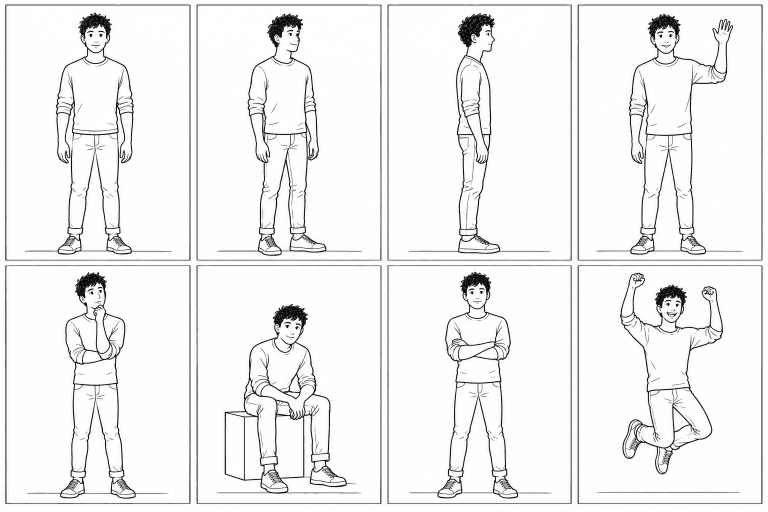
#> input picture video-pipeline/library/poses/source/batch-0-sheet.png, 1536 x 1024 px (shown at 1/2 size); its folder holds only this picture in this run
$ python pose-cut.py ../library/poses/source/batch-0-sheet.png
#> lines starting #> are read from the running program, lines starting #| are printed output that depends on the picture; after the words box and inside, x2 and y2 are one past the last pixel; in counts of white or black regions, pixels touching at a corner belong together
#!/usr/bin/env python3
"""Cut a generated sheet of boxed poses (a grid, usually 4 x 2) into the pose library.

    python3 scripts/pose-cut.py library/poses/source/batch-1-talking.png explain point-board count-fingers ...
    python3 scripts/pose-cut.py --seated library/poses/source/batch-6-desk.png desk-type desk-type-b ...

Names are given in reading order (left to right, top row first); `-` skips a panel. Each pose becomes
remotion/public/poses/<name>.png: ink on a transparent ground (and poses/solid/<name>.png, filled with white paper), the panel's floor line removed, cropped to the figure
with a margin, and scaled so a standing figure is STAND_H px tall whatever size the batch drew him at, so poses from
different sheets cut together without the character changing size. The feet position goes in
library/poses/manifest.json with the name, so a cut from one pose to the next keeps him on the same spot.
"""
import json
import os
import sys

import numpy as np
from PIL import Image

ROOT = os.path.join(os.path.dirname(__file__), "..")
OUT = os.path.join(ROOT, "remotion", "public", "poses")
MANIFEST = os.path.join(ROOT, "library", "poses", "manifest.json")
STAND_H = 800  # a standing figure, head to toe, in the saved pose
SEATED = 0.76  # a seated figure's head above the floor, as a share of his standing height (1.33 m of 1.75 m)


def runs(mask: np.ndarray) -> list[tuple[int, int]]:
    out: list[tuple[int, int]] = []
    for i in np.nonzero(mask)[0]:
        if out and i <= out[-1][1] + 2:
            out[-1] = (out[-1][0], int(i))
        else:
            out.append((int(i), int(i)))
    return out


def grid(a: np.ndarray) -> list[tuple[int, int, int, int]]:
    """the panels of a boxed grid, row by row: rows split at the white band across the middle(s), then each row's
    panels found between its vertical frame lines and the white gaps that separate neighbouring boxes"""
    dark = a < 140
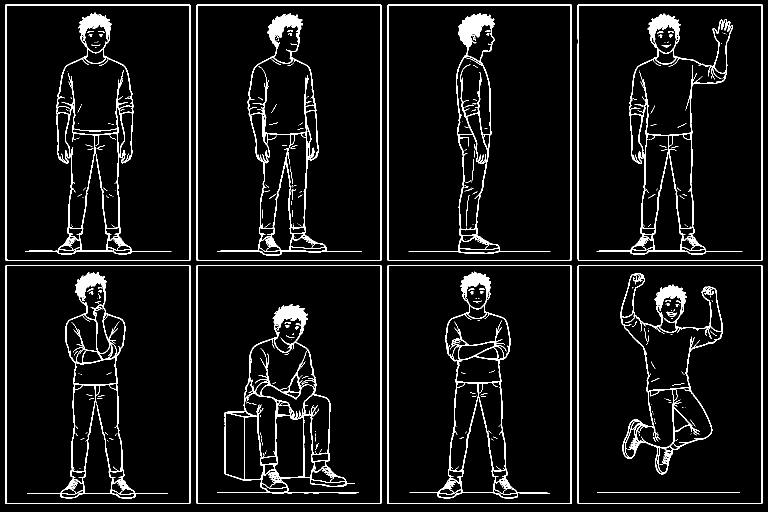
#> dark: shape (1024, 1536) bool (shown at 1/2 size); 5.9% white in thin lines or dots
    h, w = a.shape
#> h = 1024; w = 1536
    # rows of panels: separated by bands where almost nothing is drawn
    empty = dark.mean(axis=1) < 0.002
    bands = [(y0, y1) for y0, y1 in runs(empty) if y1 - y0 >= 3 and h * 0.15 < (y0 + y1) / 2 < h * 0.85]
#> the loop in runs, `for i in np.nonzero(mask)[0]:` made 35 passes
#> i on passes 10 to 21: 521, 522, 523, 524, 525, 526, 527, 528, 529, 530, 1008, 1009
#> after the loop in runs, `for i in np.nonzero(mask)[0]:`: out = [(0, 8), (521, 530), (1008, 1023)]
#> bands = [(521, 530)]
    edges = [0] + [(y0 + y1) // 2 for y0, y1 in bands] + [h]
#> edges = [0, 525, 1024]
    boxes = []
    for r0, r1 in zip(edges, edges[1:]):
        part = dark[r0:r1]
        lines = runs(part.mean(axis=1) > 0.3)
        if len(lines) < 2:
            continue
        top, bot = r0 + lines[0][1] + 1, r0 + lines[-1][0] - 1
        band = dark[top + 5:bot - 5]
        colfrac = band.mean(axis=0)
        border, white = colfrac > 0.6, colfrac < 0.01
        xs = border.nonzero()[0]
        left, right = int(xs[0]), int(xs[-1])
        cuts, x = [left], left + 1
        while x < right:
            if white[x]:
                g0 = x
                while x < right and white[x]:
                    x += 1
                if 4 <= x - g0 <= 60 and border[max(0, g0 - 4):g0].any() and border[x:x + 4].any():
                    cuts.extend([g0 - 1, x])
            x += 1
        cuts.append(right)
        for i in range(0, len(cuts) - 1, 2):
            x0, x1 = cuts[i], cuts[i + 1]
            while x0 < x1 and border[x0]:
                x0 += 1
            while x1 > x0 and border[x1]:
                x1 -= 1
            boxes.append((x0 + 3, top + 3, x1 - 2, bot - 2))
#> this loop made 2 passes
#> (r0, r1, lines, top, bot, left, right) on passes 1 to 2: (0, 525, [(9, 10), (501, 502), (520, 520)], 11, 519, 11, 1524), (525, 1024, [(6, 6), (460, 460), (481, 482)], 532, 1005, 11, 1524)
#> pass 1, in grid, `part = dark[r0:r1]`:
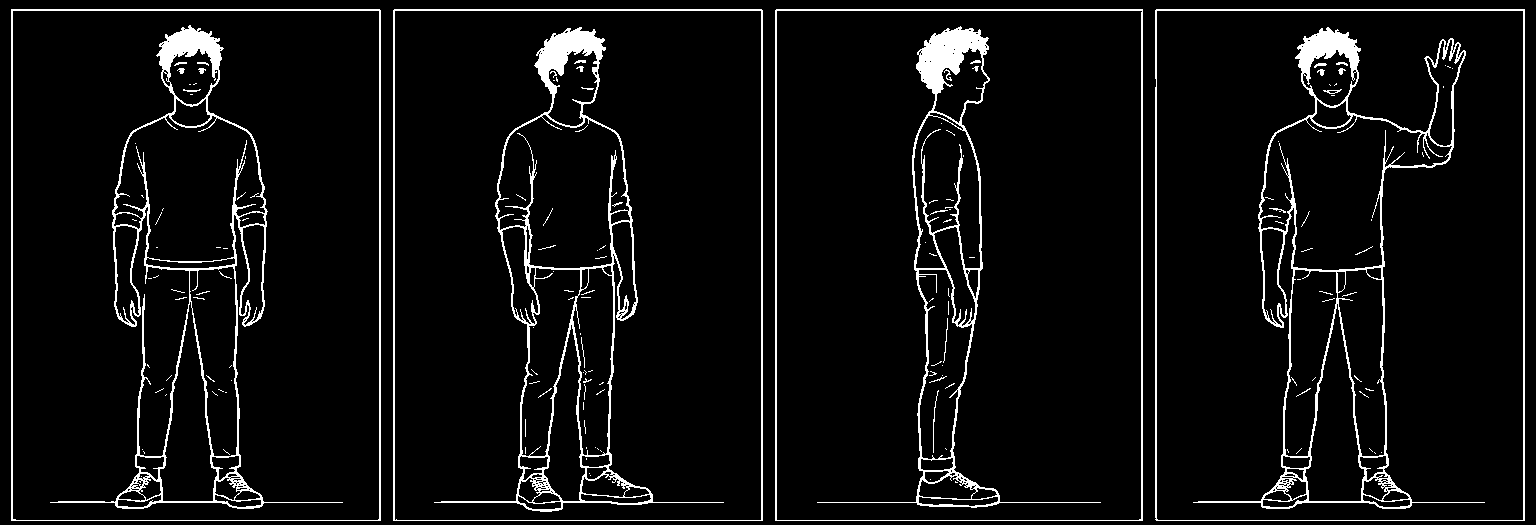
#> part: shape (525, 1536) bool; 5.8% white; 157 white regions (123 under 20 px), largest, box (x1, y1, x2, y2) and area: (1193, 27, 1485, 509) 8574, (50, 25, 343, 509) 8478, (434, 27, 724, 512) 8455
#> pass 1, in grid, `band = dark[top + 5:bot - 5]`:
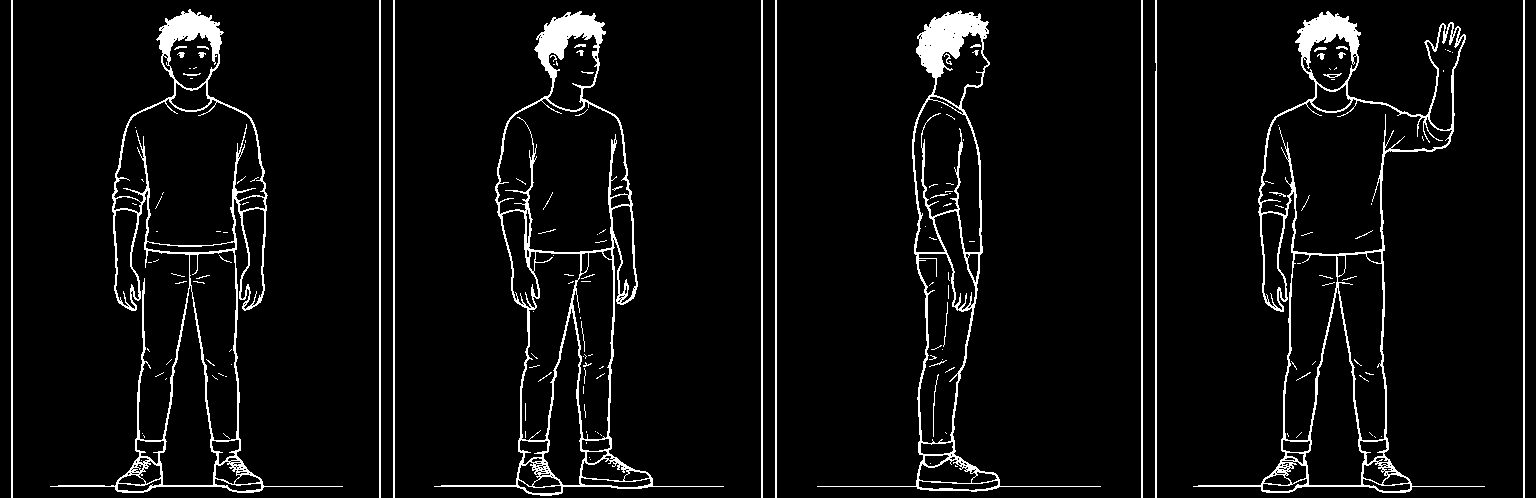
#> band: shape (498, 1536) bool; 5.5% white; 161 white regions (123 under 20 px), largest, box (x1, y1, x2, y2) and area: (1193, 11, 1485, 493) 8574, (50, 9, 343, 493) 8478, (434, 11, 724, 496) 8455
#> pass 2, in grid, `part = dark[r0:r1]`:
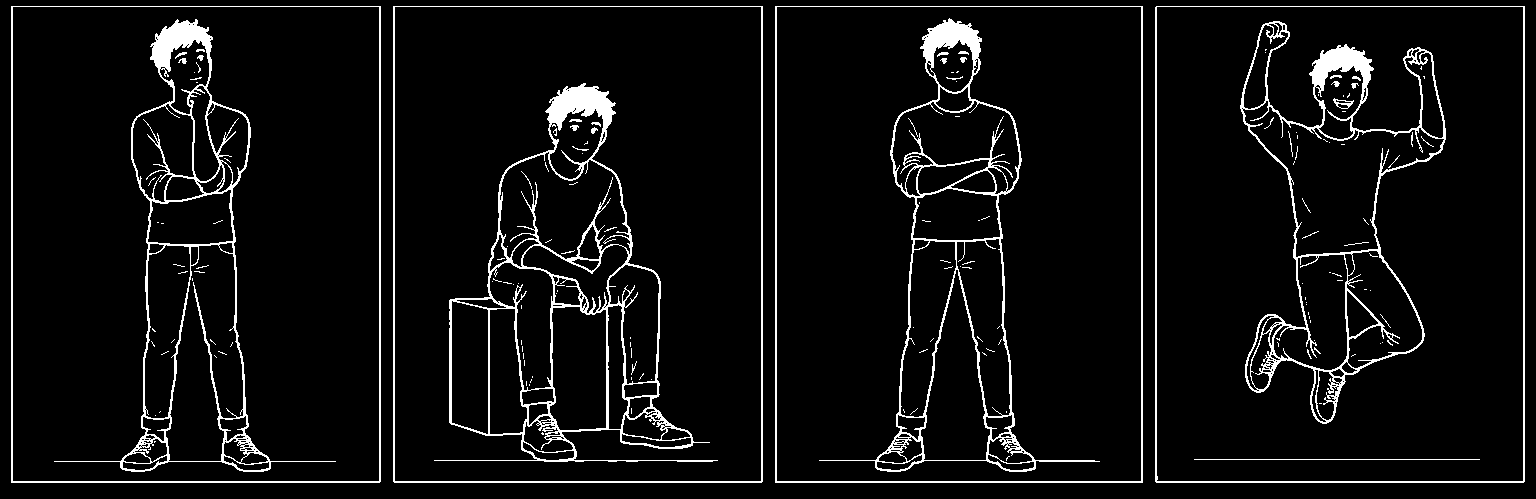
#> part: shape (499, 1536) bool; 5.9% white in thin lines or dots
#> pass 2, in grid, `band = dark[top + 5:bot - 5]`:
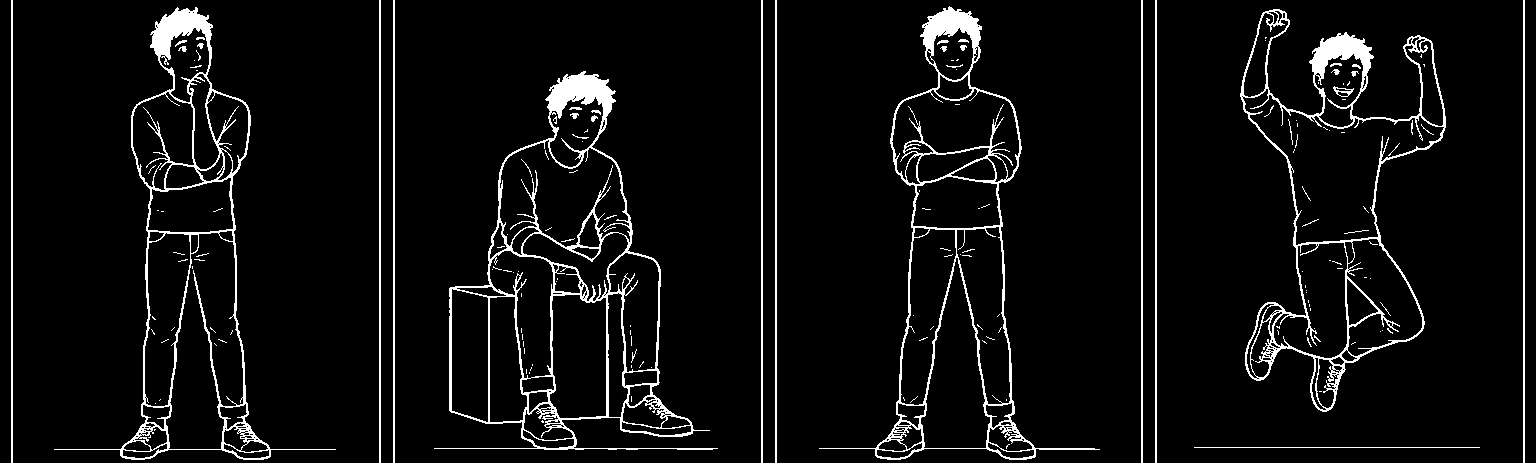
#> band: shape (463, 1536) bool; 5.8% white in thin lines or dots
#> after the loop, boxes = [(16, 14, 376, 517), (398, 14, 758, 517), (780, 14, 1138, 517), (1160, 14, 1520, 517), (16, 535, 376, 1003), (398, 535, 758, 1003), (780, 535, 1138, 1003), (1160, 535, 1520, 1003)]
    return boxes


# [47 lines left out: functions cut_panel, solid, ink, not called in this run]


def main(argv: list[str]) -> None:
    # --seated: a batch with nobody standing (at a desk, on a sofa) is sized by the seated head height instead
    seated = "--seated" in argv
    argv = [x for x in argv if x != "--seated"]
    sheet, names = argv[0], argv[1:]
    src = Image.open(sheet).convert("L")
    a = np.array(src)
    boxes = grid(a)
    if len(boxes) != len(names):
#> (the run stopped early here; a loop or call above may not have finished)

$ run again, on video-pipeline/library/poses/source/batch-1-talking.png
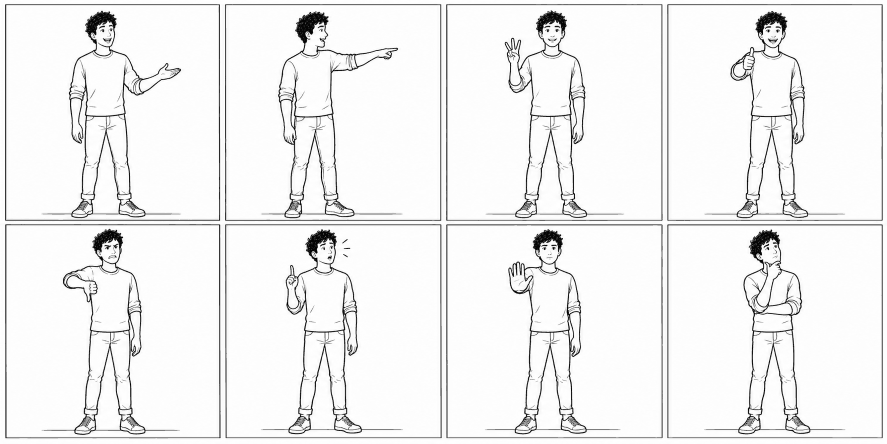
#> input picture video-pipeline/library/poses/source/batch-1-talking.png, 1774 x 887 px, found by its file name (shown at 1/2 size)
#> in grid, `dark = a < 140`:
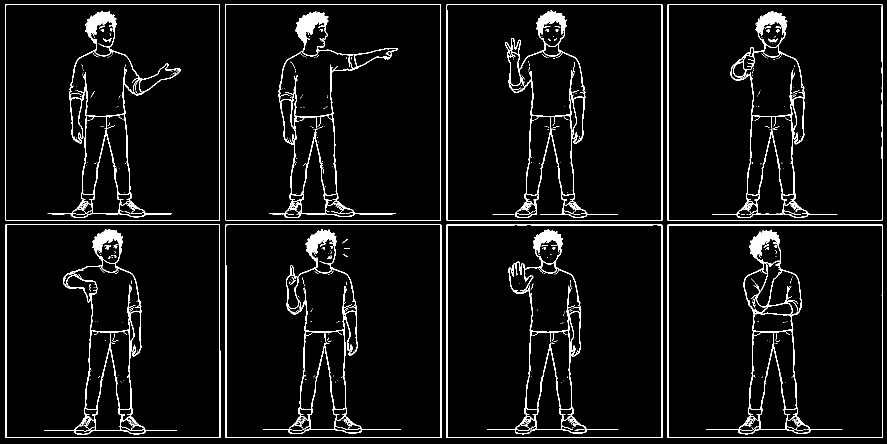
#> dark: shape (887, 1774) bool (shown at 1/2 size); 4.7% white in thin lines or dots
#> the loop in runs, `for i in np.nonzero(mask)[0]:` made 28 passes
#> i on passes 10 to 17: 441, 442, 443, 444, 445, 446, 447, 448
#> after the loop in runs, `for i in np.nonzero(mask)[0]:`: out = [(0, 8), (441, 448), (876, 886)]
#> bands = [(441, 448)]
#> edges = [0, 444, 887]
#> the loop in grid, `for r0, r1 in zip(edges, edges[1:]):` made 2 passes
#> (r0, r1, lines, top, bot, left, right) on passes 1 to 2: (0, 444, [(9, 9), (428, 428), (440, 440)], 10, 439, 10, 1764), (444, 887, [(5, 6), (415, 415), (431, 431)], 451, 874, 11, 1764)
#> pass 2, in grid, `band = dark[top + 5:bot - 5]`:
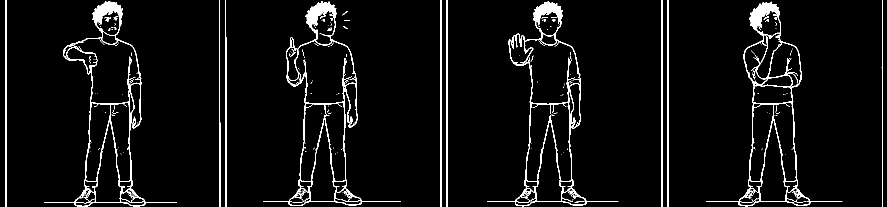
#> band: shape (413, 1774) bool (shown at 1/2 size); 4.4% white; 213 white regions (184 under 20 px), largest, box (x1, y1, x2, y2) and area: (526, 3, 802, 412) 6354, (1412, 3, 1685, 413) 6210, (88, 2, 354, 413) 6170
#> after the loop in grid, `for r0, r1 in zip(edges, edges[1:]):`: boxes = [(15, 13, 435, 437), (455, 13, 878, 437), (898, 13, 1320, 437), (1340, 13, 1761, 437), (16, 454, 438, 872), (456, 454, 878, 872), (898, 454, 1320, 872), (1340, 454, 1761, 872)]
